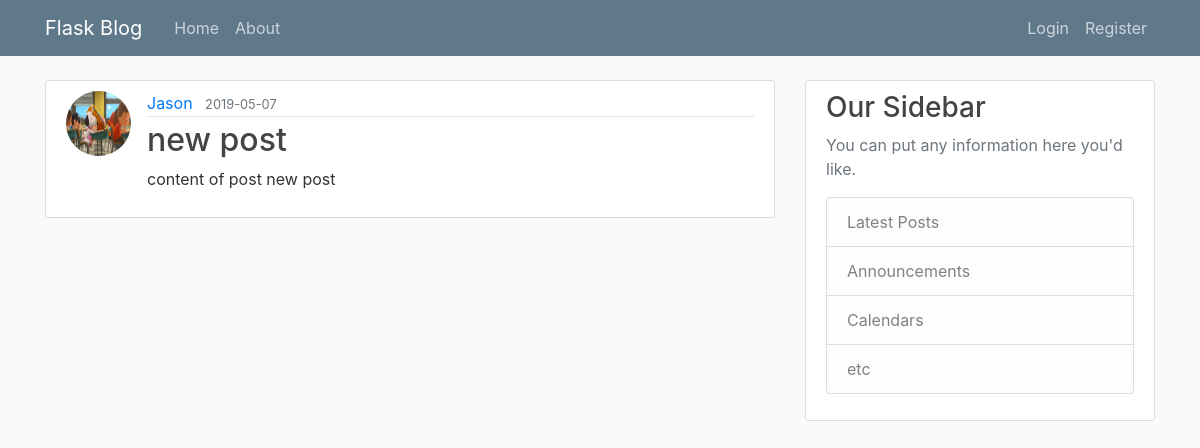
/post/1, run on the app's committed database.
### application/models.py (models this page shows, shortened)
class User(db.Model,UserMixin):
    id = db.Column(db.Integer, primary_key=True)
    username = db.Column(db.String(20), unique=True, nullable=False)
    email = db.Column(db.String(60), unique=True, nullable=False)
    password = db.Column(db.String(60), nullable=False)
    image_file = db.Column(db.String(20), nullable=False, default="default.jpg")
    posts = db.relationship("Post", backref="author", lazy=True)

class Post(db.Model):
    id = db.Column(db.Integer, primary_key=True)
    title = db.Column(db.String(100), nullable=False)
    date_posted = db.Column(db.DateTime, nullable=False, default=datetime.utcnow)
    content = db.Column(db.Text, nullable=False)
    user_id = db.Column(db.Integer, db.ForeignKey("user.id"), nullable=False)

### application/routes.py (the view)
@app.route("/post/<int:post_id>")
def post(post_id):
    post = Post.query.get_or_404(post_id)
    return render_template("post.html", title=post.title, post=post)

### application/templates/post.html (shortened to what this page needs)
{% extends "layout.html" %}
{% block content %}
    <article class="media content-section">
        <img class="rounded-circle article-img" src="{{ url_for('static',filename='profile_pics/'+post.author.image_file) }}">
        <div class="media-body">
            <div class="article-metadata">
                <a class="mr-2" href="#">{{ post.author.username }}</a>
                <small class="text-muted">{{ post.date_posted.strftime("%Y-%m-%d") }}</small>
            </div>
            <h2 class="article-title">{{ post.title }}</h2>
            <p class="article-content">{{ post.content }}</p>
        </div>
    </article>
{% endblock content %}

### application/static/main.css (style rules this page uses)
body { background: #fafafa; color: #333333; margin-top: 5rem; }
h1, h2, h3, h4, h5, h6 { color: #444444; }
.content-section { background: #ffffff; padding: 10px 20px; border: 1px solid #dddddd; border-radius: 3px; margin-bottom: 20px; }
.article-title { color: #444444; }
.article-content { white-space: pre-line; }
.article-img { height: 65px; width: 65px; margin-right: 16px; }
.article-metadata { padding-bottom: 1px; margin-bottom: 4px; border-bottom: 1px solid #e3e3e3 }

### data on the page
User: image_file (picture), author.username "Jason"
Post: date_posted "2019-05-07", title "new post", content "content of post new post"
